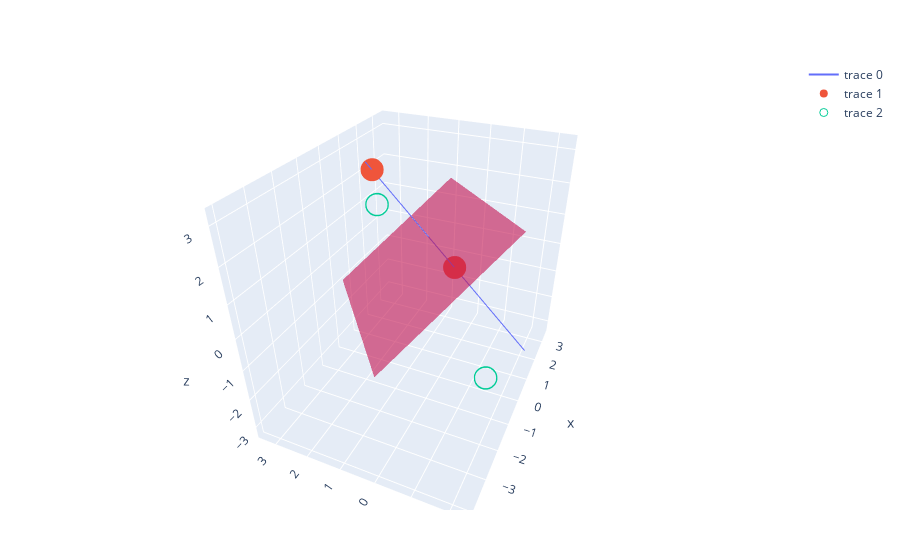

The cell this chart's notebook holds for it:
### Markdown cell above
## 1. Plotting Lines and Points

### Code cell
x1 = point(1,0,0)
x2 = point(0,2,3)
p  = point(2,3,1)
q  = point(-2,-2,-1)
p_q = p ∧ q

l = line(x1,x2)

p1 = plotpoint([x1,x2])
p2 = plotline(l,4,anchor=x1)

p3 = plotpointpair(p_q)

n = (getblades(x2) - getblades(x1))
n = n / norm(n)
Π = plane(n, norm(getblades(x1)))
p4 = plotplane(Π, 4)

plot([p2,p1, p3, p4])

### Figure 1 — Plotly figure (JSON) as saved in the notebook; plotly's stock layout.template omitted (floating-point values rounded to 4 significant figures)
{"data": [{"mode": "lines", "type": "scatter3d", "x": [-0.06904, 2.069], "y": [2.138, -2.138], "z": [3.207, -3.207]}, {"mode": "markers", "type": "scatter3d", "x": [1, 0], "y": [0, 2], "z": [0, 3]}, {"marker": {"symbol": "circle-open"}, "mode": "markers", "type": "scatter3d", "x": [-2.0, 2], "y": [-2.0, 3.0], "z": [-1.0, 1]}, {"color": "rgba(244,22,100,0.6)", "type": "mesh3d", "x": [3.447, 0.3042, 0.5899, -3.982, -0.8387, -1.124], "y": [1.106, 3.392, -1.18, -0.03691, -2.323, 2.249], "z": [1.659, -0.9125, 2.23, -0.05536, 2.516, -0.6268]}], "layout": {"autosize": true, "margin": {"b": 50, "l": 50, "r": 50, "t": 60}, "scene": {"aspectmode": "auto", "aspectratio": {"x": 1.146, "y": 0.8816, "z": 0.9896}, "camera": {"center": {"x": 0, "y": 0, "z": 0}, "eye": {"x": -1.658, "y": -0.7382, "z": 1.181}, "projection": {"type": "perspective"}, "up": {"x": 0, "y": 0, "z": 1}}}}}
